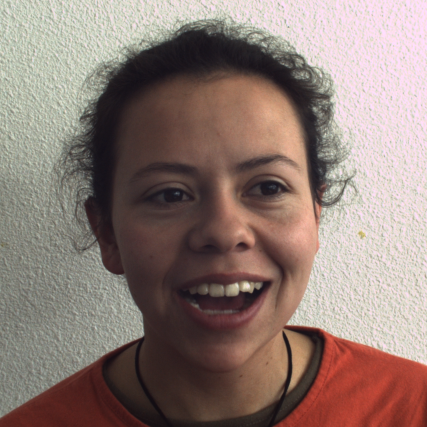
#> input picture Samples/Diana.png, 427 x 427 px; its folder holds 4 pictures in this run
$ jupyter execute --allow-errors CAIR-final.ipynb
#> lines starting #> are read from the running program, lines starting #| are printed output that depends on the picture; pictures that were not available may be replaced by others from this repository, and a replacement may not be noted
[cell 1]
import cv2 as cv
import numpy as np
import matplotlib.pyplot as plt

[cell 2]
def fillDMap(DMap):
    globalMin = np.min(DMap[DMap>0])
    NDMap = DMap
    n, m = DMap.shape
    for i in range(n):
        l = 0
        rec = False
        recMin = globalMin
        for j in range(m):
            if (DMap[i,j] == 0 and not rec):
                l = j
                rec = True
                recMin = 0
                if (j > 0):
                    recMin = DMap[i,j-1]
            elif ((DMap[i,j] > 0 or j == m-1) and rec):
                rec = False
                if (j < m-1):
                    recMin = DMap[i,j]
                if (recMin == 0):
                    recMin = globalMin
                NDMap[i,l:j] = recMin
    return NDMap

[cell 3]
def normalizeMap(M):
    return (M - np.min(M))/(np.max(M) - np.min(M))

[cell 4]
def normalizeEMap(E):
    return ((E - np.min(E))*255 + 1)/(np.max(E) - np.min(E))/256

[cell 5]
def cellBounds(E):
    n, m = E.shape
    row_num = int(np.sqrt(n))
    col_num = int(np.sqrt(m))
    col_weights = np.sum(E, axis=0)
    row_weights = np.sum(E, axis=1)
    tot_weight = np.sum(E)
    R = (n * np.linspace(0, row_num, row_num + 1) / row_num).astype(np.uint16)
    C = (m * np.linspace(0, col_num, col_num + 1) / col_num).astype(np.uint16)
    R_weight = np.zeros((row_num))
    C_weight = np.zeros((col_num))

    for i in range(row_num):
        R_weight[i] = np.sum(E[R[i]:R[i+1],:])
    for i in range(col_num):
        C_weight[i] = np.sum(E[:,C[i]:C[i+1]])

    return (R, R_weight, C, C_weight)

[cell 6]
def warp(I, E_raw, target_size):
    E = normalizeEMap(E_raw)
    R, R_k, C, C_k = cellBounds(E)
    row_num, col_num = R.size - 1, C.size - 1
    n, m = target_size
    n_in, m_in = E.shape
    R_l, C_l = R[1:] - R[:-1], C[1:] - C[:-1]
    R_l = np.resize(R_l, (row_num, 1))
    C_l = np.resize(C_l, (col_num, 1))
    min_R = np.min(R_l)
    min_C = np.min(C_l)
    avg_R_k = np.mean(R_k)
    avg_C_k = np.mean(C_k)

    d_R, d_C = None, None

    while (True):
        A_R = np.zeros((row_num, row_num))
        for i in range(row_num - 1):
            A_R[i,:] = np.concatenate([np.zeros(i), [1, -1], np.zeros(row_num-i-2)])
        A_R[-1,:] = 1/R_k
        b_R = np.zeros((row_num, 1))
        b_R[-1,0] = n - n_in
        x_R = np.resize(np.linalg.solve(A_R, b_R), (row_num))
        d_R = x_R/R_k
        if (np.floor(min_R + np.min(d_R)) <= 1):
            R_k = R_k + avg_R_k*0.1
        else:
            break

    while (True):
        A_C = np.zeros((col_num, col_num))
        for i in range(col_num - 1):
            A_C[i,:] = np.concatenate([np.zeros(i), [1, -1], np.zeros(col_num-i-2)])
        A_C[-1,:] = 1/C_k
        b_C = np.zeros((col_num, 1))
        b_C[-1,0] = m - m_in
        x_C = np.resize(np.linalg.solve(A_C, b_C), (col_num))
        d_C = x_C/C_k
        if (np.floor(min_C + np.min(d_C)) <= 1):
            C_k = C_k + avg_C_k*0.1
        else:
            break

    R_out, C_out = np.zeros((row_num + 1), dtype=np.uint16), np.zeros((col_num + 1), dtype=np.uint16)
    for i in range(row_num):
        R_out[i+1] = R_out[i] + np.uint16(R_l[i] + d_R[i])
    R_out[row_num] = n
    for i in range(col_num):
        C_out[i+1] = C_out[i] + np.uint16(C_l[i] + d_C[i])
    C_out[col_num] = m

    I_out = np.zeros((n, m, 3))

    for i in range(row_num):
        for j in range(col_num):
            resized_patch = cv.resize(I[R[i]:R[i+1], C[j]:C[j+1], :], (C_out[j+1]-C_out[j], R_out[i+1]-R_out[i]))
            I_out[R_out[i]:R_out[i+1],C_out[j]:C_out[j+1],:] = resized_patch
    return I_out.astype(np.uint8)

[cell 7]
def resize(I, E, target_size, mode):
    I_interm = None
    E_interm = None
    n_in, m_in = E.shape
    n, m = target_size
    if (mode == 0):
        I_interm = I
        E_interm = E
    elif ((mode > 0) != (n/n_in > m/m_in)):
        I_interm = cv.resize(I, (m, np.int16(n*m/m_in)))
        E_interm = cv.resize(E, (m, np.int16(n*m/m_in)))
    else:
        I_interm = cv.resize(I, (np.int16(m*n/n_in), n))
        E_interm = cv.resize(E, (np.int16(m*n/n_in), n))
    return warp(I_interm, E_interm, target_size)

[cell 8]
def CAIR(img_name, target_size, mode):
    I = cv.imread("Samples/" + img_name + ".png")
    DM = normalizeMap(fillDMap(cv.cvtColor(cv.imread("Samples/" + img_name + "_DMap.png"), cv.COLOR_RGB2GRAY)))
    SM = normalizeMap(cv.cvtColor(cv.imread("Samples/" + img_name + "_SMap.png"), cv.COLOR_RGB2GRAY))
    n, m = SM.shape
    E = np.exp(np.log(5)*(DM-1)) + SM
    return resize(I, E, target_size, mode)

[cell 9]
def ratioCAIR(img_name, target_ratio, mode):
#> called with img_name = 'Diana', target_ratio = (1, 0.5), mode = 1
    I = cv.imread("Samples/" + img_name + ".png")
#> I is the input picture: shape (427, 427, 3); mean B, G, R 117.2, 124.3, 143.4
    DM = normalizeMap(fillDMap(cv.cvtColor(cv.imread("Samples/" + img_name + "_DMap.png"), cv.COLOR_RGB2GRAY)))
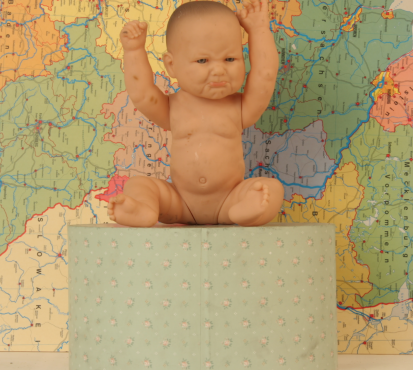
#> input picture Samples/Baby.png, 413 x 370 px, given in place of Diana_DMap.png, which was not available
#> in fillDMap, `globalMin = np.min(DMap[DMap>0])`: globalMin = 21
#> in fillDMap, `NDMap = DMap`:
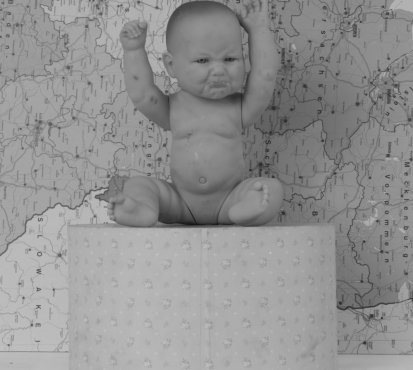
#> NDMap: shape (370, 413); min 21, max 194, mean 145.7
#> in normalizeMap, `return (M - np.min(M))/(np.max(M) - np.min(M))`:
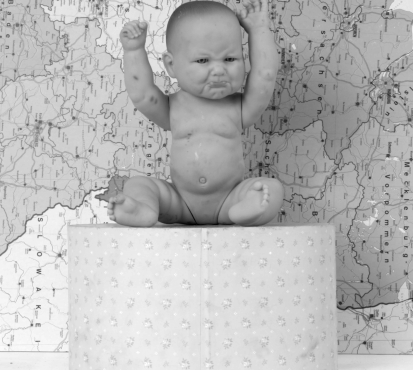
#> returned value: shape (370, 413) float64; min 0, max 1, mean 0.721
    SM = normalizeMap(cv.cvtColor(cv.imread("Samples/" + img_name + "_SMap.png"), cv.COLOR_RGB2GRAY))
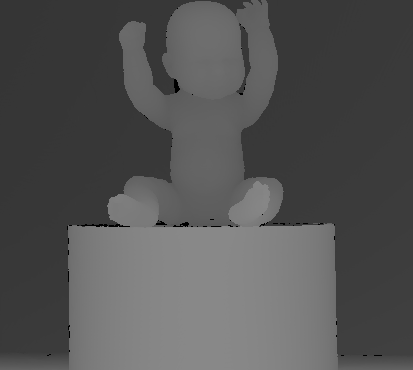
#> input picture Samples/Baby_DMap.png, 413 x 370 px, given in place of Diana_SMap.png, which was not available
#> in normalizeMap (call 2), `return (M - np.min(M))/(np.max(M) - np.min(M))`:
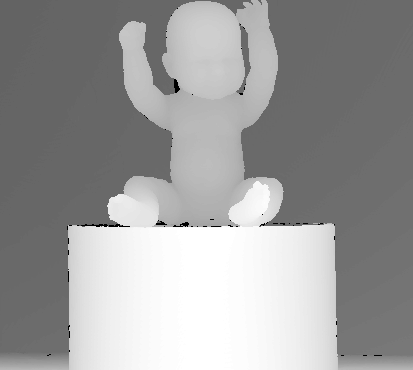
#> returned value: shape (370, 413) float64; min 0, max 1, mean 0.612
    n, m = SM.shape
#> n = 370; m = 413
    u, v = target_ratio
    E = np.exp(np.log(5)*(DM-1)) + SM
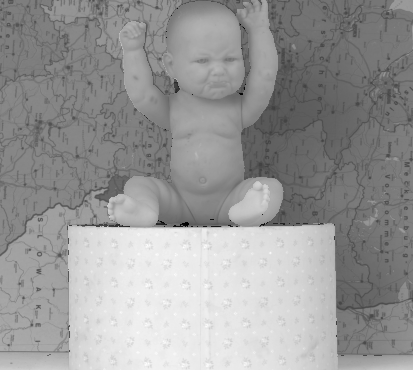
#> E: shape (370, 413) float64; min 0.21, max 1.98, mean 1.27; drawn with min black and max white
    return resize(I, E, (int(n*u), int(m*v)), mode)
#> in resize, `I_interm = cv.resize(I, (np.int16(m*n/n_in), n))`:
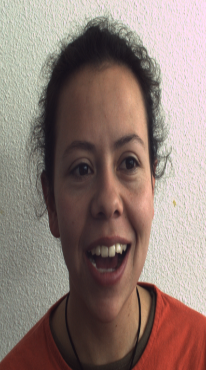
#> I_interm: shape (370, 206, 3); mean B, G, R 117.1, 124.1, 143.2
#> in resize, `E_interm = cv.resize(E, (np.int16(m*n/n_in), n))`:
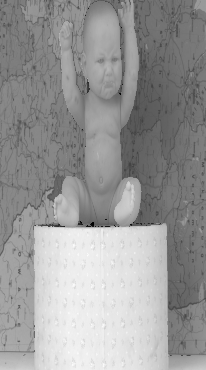
#> E_interm: shape (370, 206) float64; min 0.214, max 1.98, mean 1.27; drawn with min black and max white
#> in cellBounds, `col_weights = np.sum(E, axis=0)`: col_weights = 206 values, max 268.2 at index 97, min 158.1 at index 169, mean 221.6
#> in cellBounds, `row_weights = np.sum(E, axis=1)`: row_weights = 370 values, max 174.2 at index 369, min 94.39 at index 224, mean 123.4
#> in cellBounds, `tot_weight = np.sum(E)`: tot_weight = 45652.8
#> after the loop in cellBounds, `for i in range(row_num):`: R_weight = 19 values, max 3304.9 at index 18, min 1872.7 at index 5, mean 2402.8
#> after the loop in cellBounds, `for i in range(col_num):`: C_weight = [2822.3, 3062.6, 3352.8, 3389.7, 3904.3, 3767.1, 3966, 3663, 3746.7, 3314.7, 2889.7, 2652.3, 2476.6, 2645]
#> in warp, `R, R_k, C, C_k = cellBounds(E)`: R = 20 values from 0 to 370; R_k has the same summary as R_weight in cellBounds; C = [0, 14, 29, 44, 58, 73, 88, 103, 117, 132, 147, 161, 176, 191, 206]; C_k has the same summary as C_weight in cellBounds
#> in warp, `R_l, C_l = R[1:] - R[:-1], C[1:] - C[:-1]`: R_l = 19 values, max 20 at index 2, min 19 at index 0, mean 19.47; C_l = [14, 15, 15, 14, 15, 15, 15, 14, 15, 15, 14, 15, 15, 15]
#> in warp, `min_R = np.min(R_l)`: min_R = 19
#> in warp, `min_C = np.min(C_l)`: min_C = 14
#> in warp, `avg_R_k = np.mean(R_k)`: avg_R_k = 2402.8
#> in warp, `avg_C_k = np.mean(C_k)`: avg_C_k = 3260.9
#> the loop in warp, `while (True):` made 1 pass
#> after the loop in warp, `for i in range(row_num):`: R_out = 20 values from 0 to 370
#> after the loop in warp, `for i in range(col_num):`: C_out has the same summary as C

[cell 10]
def halfCAIR(img_name, mode):
    J = ratioCAIR(img_name, (1., .5), mode)
    cv.imwrite("Results/"+img_name + "Out.png", J)

[cell 11]
J = cv.cvtColor(ratioCAIR("Diana", (1, .5), 1), cv.COLOR_BGR2RGB)
plt.imshow(J)
